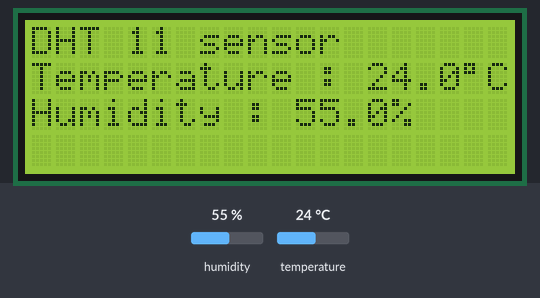
A sketch run on a simulated Arduino Uno, built with avr-gcc and run on an emulated ATmega328P. Parts: 20×4 character LCD. Inputs (shaded band) come from the test bench; at power-on: humidity 55 %, temperature 24 °C.

Above: at 1.2 s.
1.3 s: humidity set to 22 %
At 3.0 s:
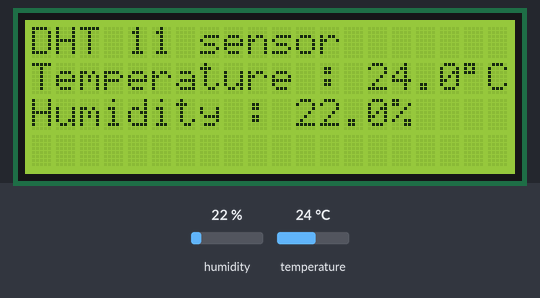
4.0 s: temperature set to 12 °C
At 5.4 s:
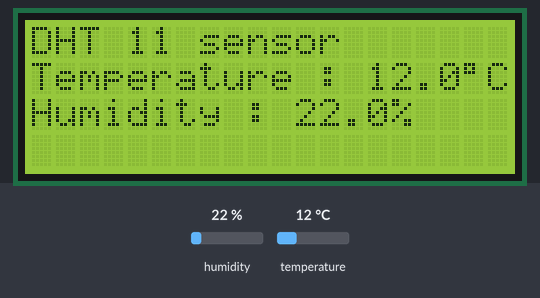
6.7 s: humidity set to 40 %
At 9.1 s:
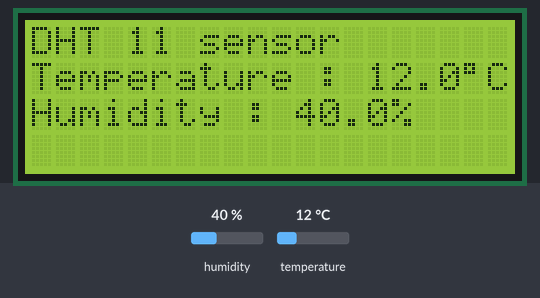
9.7 s: temperature set to 19 °C
Timing chart, 0 to 12.7 s (numbered marks = the images above; inputs shaded):
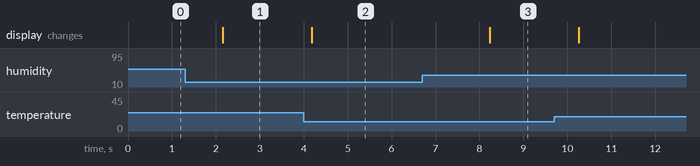

Measured:
- after the input at 1.3 s, the display: changes after 0.86 s (image 1)
- after the input at 4.0 s, the display: changes after 0.18 s (image 2)
- after the input at 6.7 s, the display: changes after 1.5 s (image 3)

The sketch:

Temperature_Humidity-Sensor_DHT11_Display-LCD.ino
```cpp
/*Created on 2 May 2021 by Altp
 *Temperature & humidity sensor using DHT11 sensor and display it in LCD
*/

#include<LiquidCrystal_I2C.h>  //Include library for LCD I2C module
#include<DHT.h> //Include DHT sensor library

#define DHT_PIN 2 //Set DHT pin

#define DHT_TYPE DHT11 //Set DHT type

LiquidCrystal_I2C lcd(0x27, 20, 4); //Initialise lcd with address 0x27 for 20x4 LCD

DHT dht(DHT_PIN, DHT_TYPE); //Initialise DHT sensor

void setup() {
  lcd.init(); //Setup the lcd
  lcd.backlight();  //Turn on the backlight
  dht.begin();  //Setup DHT sensor

  lcd.setCursor(0,0); //Set the lcd cursor to (0,0)
  lcd.print("DHT 11 sensor");  //Print text
  lcd.setCursor(0,1); //Set the lcd cursor to (0,1)
  lcd.print("Temperature :");  //Print text
  lcd.setCursor(0,2); //Set the lcd cursor to (0,2)
  lcd.print("Humidity :"); //Print text
}

float temp; //variable assign to temperature read
float humid;  //variable assign to humidity read

void loop() {
  celcius();
  //Uncomment line below to show the temperature as Fahrenheit
  //fahrenheit();
  //Uncomment line below to show the temperature as Kelvin
  //kelvin();
  humidity();
}

void celcius()
{
  temp = dht.readTemperature(); //Read the temperature as Celcius
  lcd.setCursor(14,1);  //Set cursor to (14,1)
  lcd.print(temp,1); //Print temperature with 1 decimal digit
  lcd.print((char)223); //Print °
  lcd.print("C"); //Print C
}

void fahrenheit()
{
  temp = dht.readTemperature(); //Read the temperature as Celcius
  temp = dht.convertCtoF(temp); //Convert Celcius to Fahrenheit
  lcd.setCursor(14,1);  //Set cursor to (14,1)
  lcd.print(temp,1); //Print temperature with 1 decimal digit
  lcd.print((char)223); //Print °
  lcd.print("F"); //Print F
}

void kelvin()
{
  temp = dht.readTemperature(); //Read the temperature as Celcius
  temp+=273.15; //convert Celcius to Kelvin
  lcd.setCursor(14,1);  //Set cursor to (14,1)
  lcd.print(temp,1);  //Print temperature with 1 decimal digit
  lcd.print("K"); //Print K
}

void humidity()
{
  humid = dht.readHumidity(); //Read the humidity as percentage(%)
  lcd.setCursor(11,2);  //Set cursor to (11,2)
  lcd.print(humid,1);  //Print humidity with 1 decimal digit
  lcd.print("%"); //Print % sign
}
```
